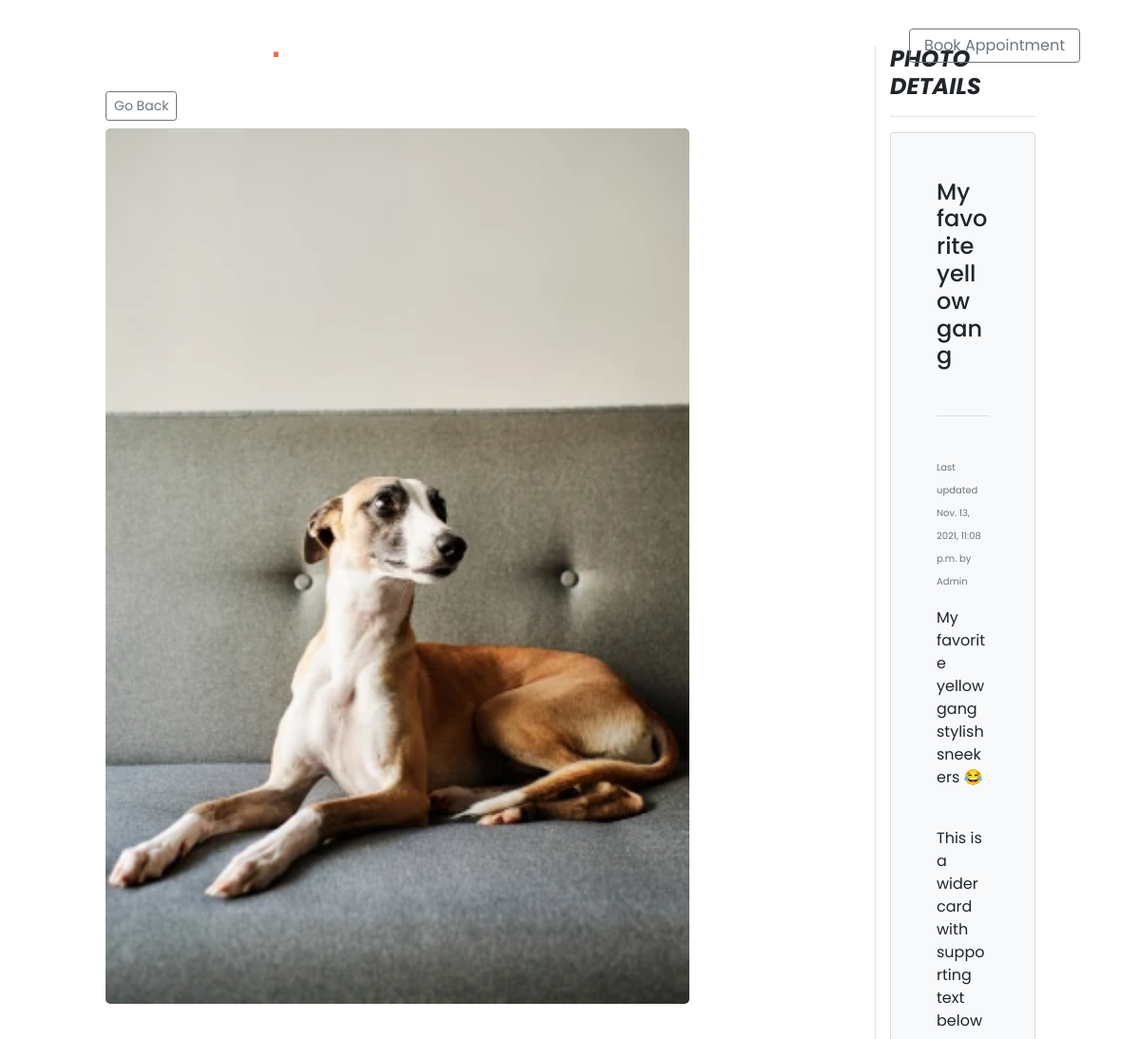
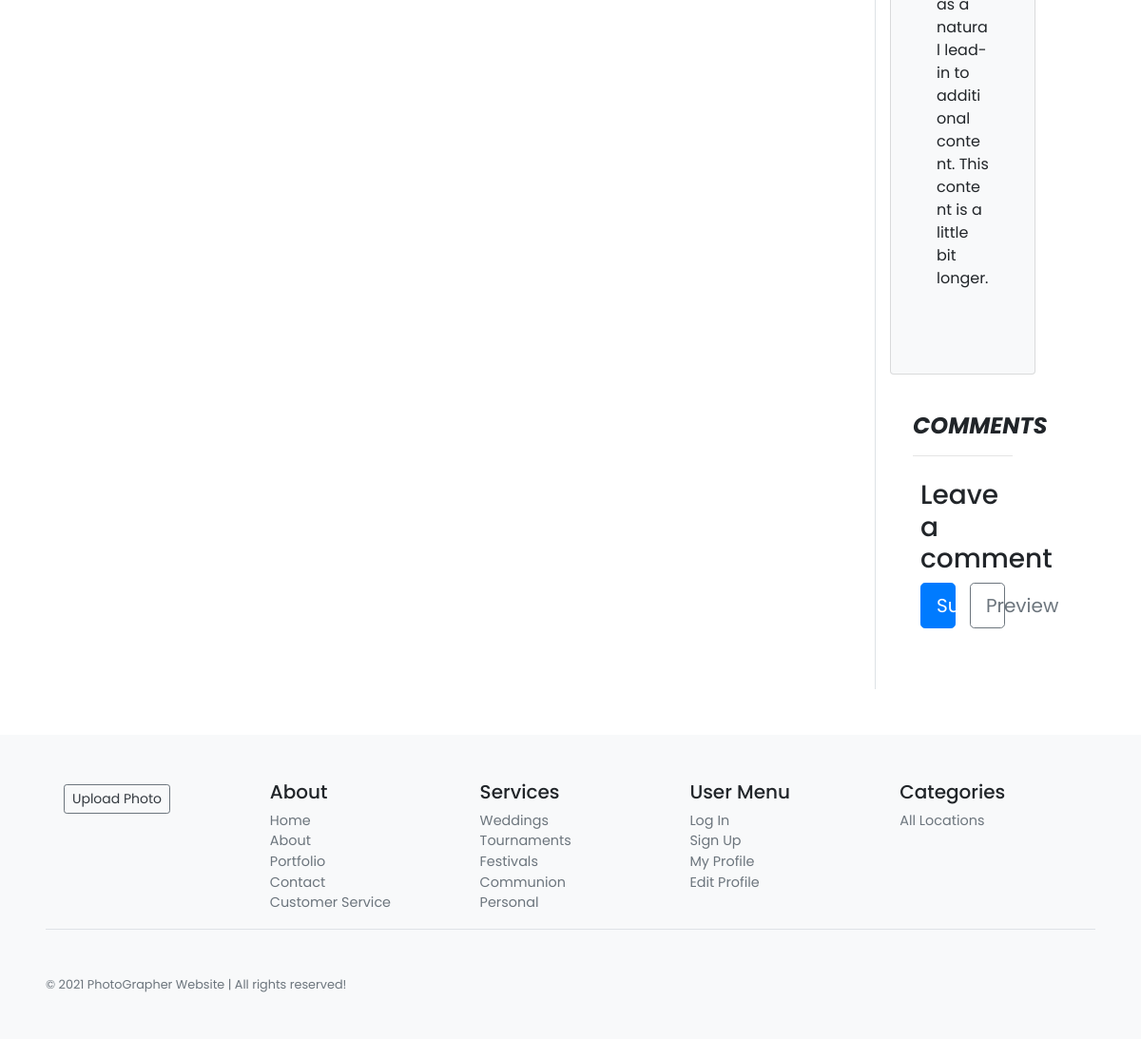
The app's page /3/ (signed in) with its own data (2 pictures, top to bottom).
### photos/models.py (models this page shows, shortened)
class Photo(models.Model):
    id = models.AutoField(primary_key=True)
    title = models.CharField(max_length=30,  null=True, blank=True, default='')
    category = models.ForeignKey(
        Category, on_delete=models.SET_NULL, null=True, blank=True)
    image = models.ImageField(null=True, blank=True, default='')
    description = models.TextField()
    date = models.DateTimeField(auto_now=True)
    author = models.ForeignKey(
        User,
        default=None,
        on_delete=models.CASCADE,
    )
    likes = models.ManyToManyField(
        User, related_name='photo_likes')

### photos/views.py (the view)
# urls.py: path('<int:pk>/', views.viewPhoto, name='photo'),
@login_required
def viewPhoto(request, pk):
    photo = Photo.objects.get(id=pk)
    return render(request, 'photos/photo.html', {'photo': photo})

### templates/photos/photo.html (shortened to what this page needs)
{% extends 'base.html' %}
{% load crispy_forms_tags %}
{% load comments %}
{% block content %}
<main role="main" class="container-fluid m-5">
    <div class="row">
        <div class="col-7 col-md-7 col-xs-12 col-sm-12 blog-main m-5 mtop">
            <a class="btn btn-sm btn-outline-secondary mb-2" href="{% url 'gallery' %}">Go Back</a>
            <div>
                <img src="{{photo.image.url}}" alt="Microscope" id="myImg" class="img-fluid"
                    style="width:100%;max-width:1900px" />
            </div>
        </div>
        <aside class="col-2 col-md-2 col-sm-12 col-xs-12 blog-sidebar border-left mx-5">
            <h4 class="font-italic font-weight-bolder">PHOTO DETAILS</h4>
            <hr>
            <div class="card p-4 my-3 bg-light rounded">
                <div class="p-4 mb-3  rounded">
                    <div class="">
                        <h4>{{photo.title}}</h4>
                    </div>
    <br>
    <hr> <br>
                    <small class="text-muted photo-date"> Last updated {{photo.date}} by {{photo.author}}</small>
                    <p class="brand-text mt-3">{{photo.description}}</p>
                    <p class="card-text py-4">
                        This is a wider card with supporting text below as a natural lead-in to
                        additional content. This content is a little bit longer.
                    </p>
                </div>
            </div>
            <div class="p-4 mb-3  rounded">
                <h4 class="font-italic font-weight-bolder">{{ comments_count }} COMMENTS</h4>
                <hr>
                <div class="card-body">
                    {% get_comment_form for photo as form %}
                    {% if new_comment %}
                    <div class="alert alert-success" role="alert">
                        Your comment is awaiting moderation
                    </div>
                    {% else %}
                    <h3>Leave a comment</h3>
                    {% get_comment_form for photo as form %}
                    <form action="{% comment_form_target %}" method="post">
                        <div class="row"><button type="submit" name="submit" value="Post" class="btn btn-primary  btn-lg col-md-5 ">Submit</button>
                            <button  type="submit" name="preview" value="Preview" class="btn btn-outline-secondary  btn-lg col-md-5">Preview</button></div>
                    </form>
                    {% endif %}
                </div>
            </div>
        </aside>
    </div>
</main>
{% endblock content %}

### static/css/custom.css (style rules this page uses)
* { font-family: 'Poppins', sans-serif; padding: 0; margin: 0; list-style: none; text-decoration: none; box-sizing: border-box; scroll-behavior: smooth; }
body, html { width: 100%; height: 100%; margin: 0; padding: 0;; }
:root { --primary-color: #0062a8; --secondary-color: #F26C4F; --dark-color: #22303e; --light-color: #ffffff; --gray-color: #f5f5f5; }
.row { display: flex; flex-direction: row; flex-wrap: wrap; }
.container-fluid { margin-left: 0; }
.row { margin: 0; }
.card-body { padding: .5rem; }
.photo-date { font-size: 10px; }
.mtop { margin-top: -100px; }
.row { position: relative; width: 100%; display: flex; justify-content: space-between; }
.container, .container-fluid, .container-lg, .container-md, .container-sm, .container-xl { width: 100%; padding-right: 0; padding-left: 0; margin-right: auto; margin-left: auto; }
.card { background-color: #fff; }
#myImg { border-radius: 5px; cursor: pointer; transition: 0.3s; }
body { min-height: 100vh; }
main .main-login, main .btn { margin-bottom: 1rem; }

### static/css/home.css (style rules this page uses)
* { font-family: 'Poppins', sans-serif; padding: 0; margin: 0; list-style: none; text-decoration: none; box-sizing: border-box; scroll-behavior: smooth; }
:root { --primary-color: #0062a8; --secondary-color: #F26C4F; --dark-color: #22303e; --light-color: #ffffff; --gray-color: #f5f5f5; }
.row { position: relative; width: 100%; display: flex; justify-content: space-between; }

### records on screen
Photo: image (picture), title "My favorite yellow gang", date "Nov. 13, 2021, 11:08 p.m.", author "Admin", description "My favorite yellow gang stylish sneekers 😂"
